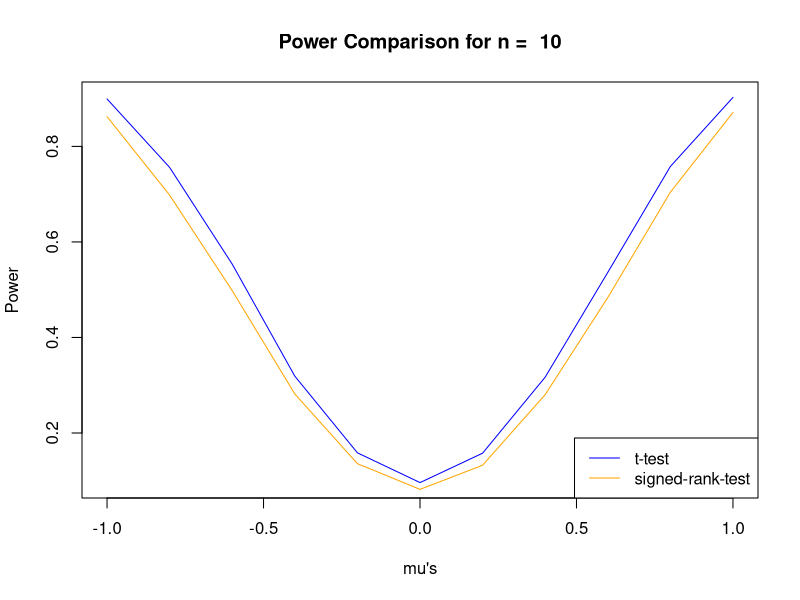
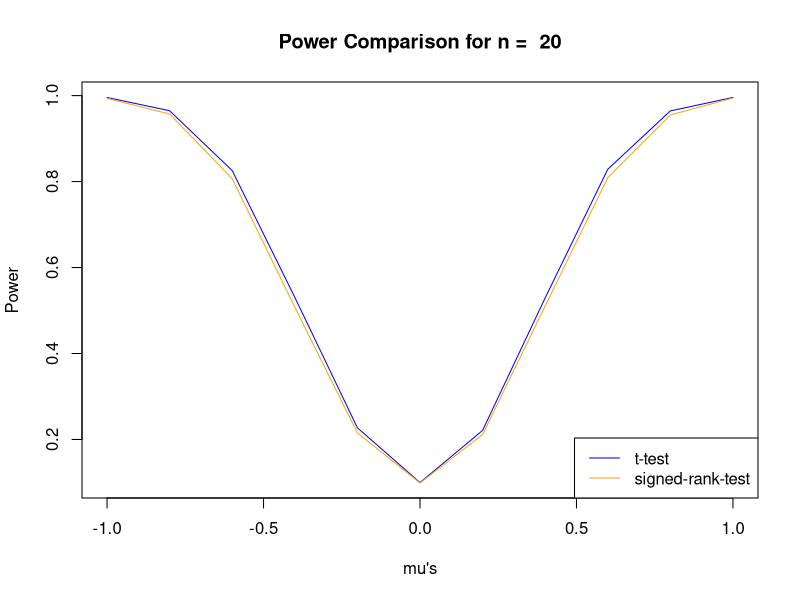
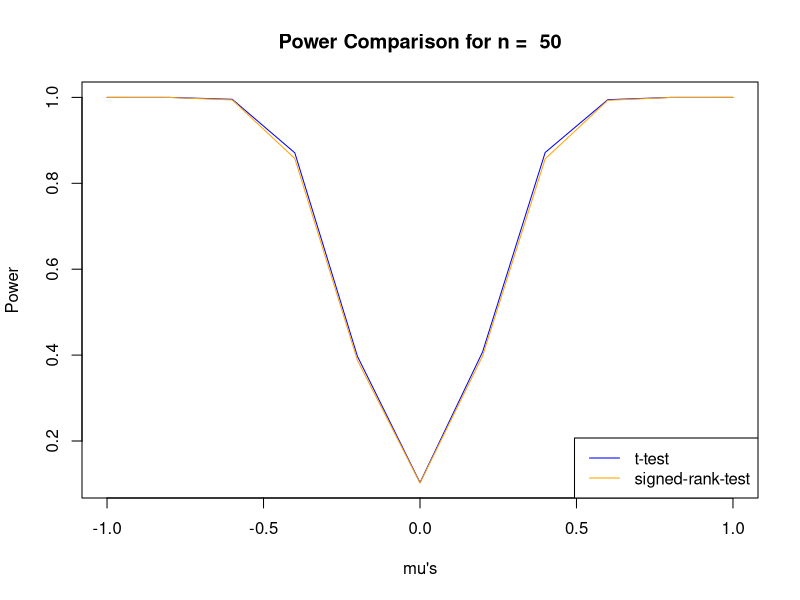

These charts were generated, in order, by the following R code: (Note: a time limit stopped this script after it produced the figures.)
## ---- chunk 1
library(dplyr)
library(readr)
## ---- chunk 2
N <- c(10, 20, 50, 100, 200, 500)
B <- 1e4
Mu <- seq(-1, 1, length.out=11)
sigma <- 1
alpha <- 0.1
simulate <- function(n, mu) {
  t_rejects <- 0
  signed_rank_rejects <- 0
  for (b in 1:B) {
    x <- rnorm(n, mean=mu, sd=sigma)
    T <- t.test(x, alternative="two.sided", mu=0)
    D <- wilcox.test(x, alternative="two.sided", mu=0)
    
    if (T$p.value < alpha) {
      t_rejects <- t_rejects + 1
    }
    
    if (D$p.value < alpha) {
      signed_rank_rejects <- signed_rank_rejects + 1
    }
  }
  t_power <- t_rejects / B
  signed_rank_power <- signed_rank_rejects / B
  return(c(t_power, signed_rank_power))
}

for (n in N) {
  t_powers <- numeric(length(Mu))
  signed_rank_powers <- numeric(length(Mu))
  for (i in 1:length(Mu)) {
    mu <- Mu[i]
    sim <- simulate(n, mu)
    t_powers[i] = sim[1]
    signed_rank_powers[i] = sim[2]
  }
  plot(Mu, t_powers, type="l", col="blue", xlab = "mu's", ylab="Power",
       main=paste("Power Comparison for n = ", n))
  lines(Mu, signed_rank_powers, col="orange")
  legend("bottomright", legend=c("t-test", "signed-rank-test"), col=c("blue", "orange"), lty=1)
}
## ---- chunk 3
dat <- read.csv("../data/podcast.csv", colClasses=c("numeric", "logical"))
head(dat)
## ---- chunk 4
bootCombinedTest <- function(dat, B = 1e4) {
  vals <- dat %>% pull(1)
  groups <- dat %>% pull(2)
  obs_tss <- sum(tapply(vals, groups, function(x) length(x) * (mean(x) - grand_mean)^2))
  bootstrap_stats <- numeric(B)
  for (b in 1:B) {
    bootstrap_sample <- sample(vals, replace=TRUE)
    bootstrap_tss <- sum(tapply(bootstrap_sample, groups, 
                          function(x) length(x) * (mean(x) - grand_mean)^2))
    bootstrap_stats[b] <- bootstrap_tss
  }
  bootstrap_p_value <- (sum(bootstrap_stats >= obs_tss) + 1) / (B + 1)
  return(bootstrap_p_value)
}
## ---- chunk 5
bootCombinedTest(dat)
